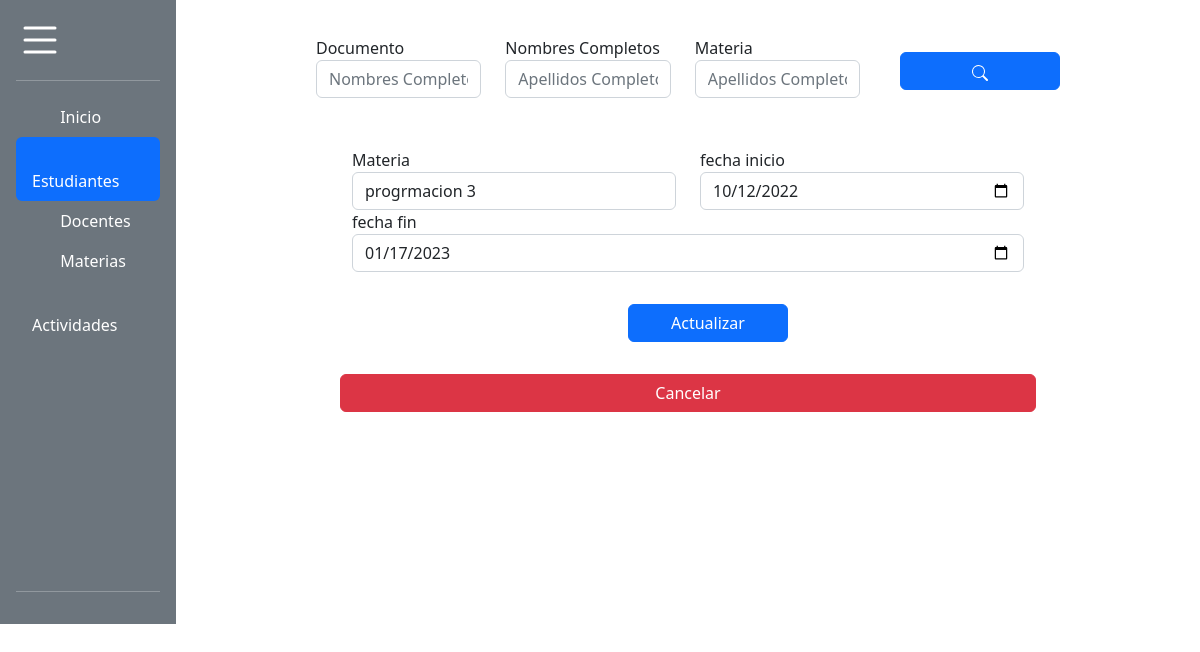
Screenshot of /editMateria/3 with the database file from the repository.
### tables this page shows
CREATE TABLE materia (
idMateria integer primary key,
nombreMateria string(100) not null,
fechaInicio date null,
fechaFin date null,
fechaRegistro datetime null,
fechaActualizacion datetime null
);

### app.py (the view, shortened to what this page needs)
@app.route('/editMateria/<string:idMateria>',methods=['GET','POST'])
def editMateria(idMateria):
    con=sql.connect('BaseNotas.db')
    con.row_factory=sql.Row
    cur=con.cursor()
    cur.execute('select * from materia where idMateria=?',(idMateria))
    data=cur.fetchone()
    return render_template('MateriaActualizar.html',datas=data)

### templates/MateriaActualizar.html (shortened to what this page needs)
{% block body %}
<!DOCTYPE html>
<html>
<head>
    <link href="https://cdn.jsdelivr.net/npm/bootstrap@5.2.1/dist/css/bootstrap.min.css" rel="stylesheet">
    <link href="https://getbootstrap.com/docs/5.2/assets/css/docs.css" rel="stylesheet">
    <link rel="stylesheet" href="{{url_for('static', filename='css/styles.css')}}">
</head>
<body>
    <div class="d-flex flex-column flex-shrink-0 p-3 text-white bg-secondary" style="width: 11em; height: 39em;">
      <a href="/" class="d-flex align-items-center mb-3 mb-md-0 me-md-auto text-white text-decoration-none">
     <div class="">
          </div>
      </a>
      <hr>
      <ul class="nav nav-pills flex-column mb-auto">
      <li class="nav-item">
      <a href="{{url_for('Inicio')}}" class="nav-link text-white" aria-current="page">
      <svg class="bi me-2" width="16" height="16"><use xlink:href="#home"></use></svg>
      Inicio
      </a>
      </li>
      <li>
      <a href="{{url_for('Estudiante')}}" class="nav-link active">
      <svg class="bi me-2" width="16" height="16"><use xlink:href="#speedometer2"></use></svg>
      Estudiantes
      </a>
      </li>
      <li>
      <a href="{{url_for('Docente')}}" class="nav-link text-white">
      <svg class="bi me-2" width="16" height="16"><use xlink:href="#table"></use></svg>
      Docentes
      </a>
      </li>
      <li>
      <a href="{{url_for('Materias')}}" class="nav-link text-white">
      <svg class="bi me-2" width="16" height="16"><use xlink:href="#grid"></use></svg>
      Materias
      </a>
      </li>
      <li>
      <a href="{{url_for('Actividades')}}" class="nav-link text-white">
      <svg class="bi me-2" width="16" height="16"><use xlink:href="#people-circle"></use></svg>
      Actividades
      </a>
      </li>
      </ul>
      <hr>
      </div>
      <div class="m">
        <form action="{{url_for('editPersona',idPersona=datas.IDPERSONA)}}" method="post" >
          <div class="row filtros ">
          <div class="col ingreso">
            Documento
            <input type="text" class="form-control ingreso " id='documentoFiltro' name ='documentoFiltro' placeholder="Nombres Completos">
          </div>
          <div class="col">
            Nombres Completos
            <input type="text" class="form-control ingreso" id='nombresFiltro' name ='nombresFiltro'  placeholder="Apellidos Completos">
          </div>
          <div class="col">
            Materia
            <input type="text" class="form-control ingreso" id='materiaFiltro' name ='materiaFiltro'  placeholder="Apellidos Completos">
          </div>
          <div class="col">
            <button type="submit" title="Buscar" class="btn btn-primary buscar"></button>
          </div>
        </div>
        </form>
      </div>
      <div class="mact">
        <form class="border-dark" action="{{url_for('editMateria',idMateria=datas.IDMATERIA)}}" method="post" >
          <div class="row">
            <div class="col">
              Materia
              <input type="text" id='nombreMateria' name='nombreMateria' value="{{datas.NOMBREMATERIA}}" class="form-control" placeholder="Nombres Completos">
            </div>
            <div class="col">
              fecha inicio
              <input type="date" id='fechaInicio' name='fechaInicio' value="{{datas.FECHAINICIO}}" class="form-control" placeholder="Apellidos Completos">
          </div>
        </div>
          <div class="row">
          <div class="col">
                fecha fin
                <input type="date" id='fechaFin' class='form-control' name='fechaFin'  value="{{datas.FECHAFIN}}">
              </div>
          </div>
            <div class="row">
            <button type="submit" id="actuboton" title="Actualizar" class="btn btn-primary buscar actuboton">Actualizar</button>
            <a href="{{url_for('Materias')}}" id='actuboton' class="btn btn-danger">Cancelar</a>
          </div>
        </div>
      {% endblock %}

### static/css/styles.css (style rules this page uses)
body,html { padding:0; margin:0; height:100%; }
.btn-primary { width: 10em; margin: 0.5em 8em ; }
.contenedor-icono { width: 3em; height: 3em; color: white; }
.filtros { display: flex; margin: 1em 12em; width: 49em; }
.buscar { margin: 1em 1em; }
.m { position: absolute; top: 20px; margin: 0em 7em; width: 10em; }
* { margin: 0; padding: 0; box-sizing: border-box; }
.mact { position: absolute; top: 20px; margin: 8em 22em; width: 42em; }
.actuboton { margin: 2em 18em; }

### rows the page displays
materia: nombreMateria "progrmacion 3", fechaInicio "10/12/2022", fechaFin "01/17/2023"
